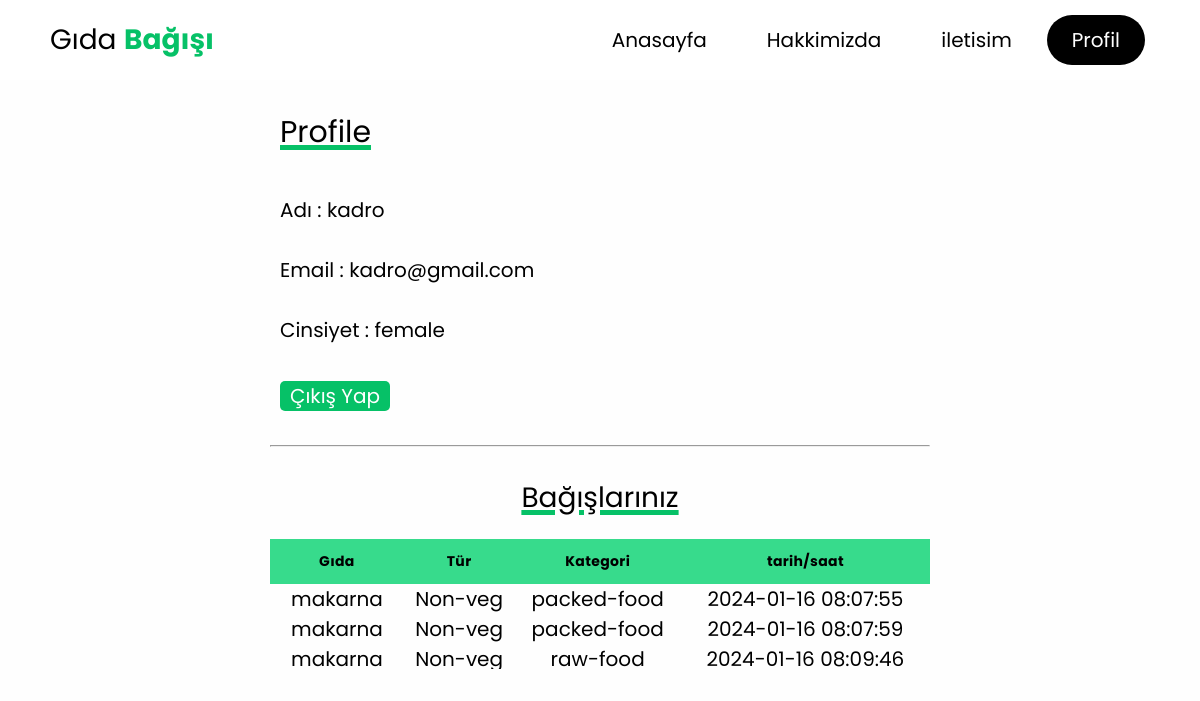
The page /profile.php (signed in) on the database its author committed.
### tables this page shows
CREATE TABLE `gida_bagislari` (
  `Fid` int(11) NOT NULL,
  `name` varchar(50) NOT NULL,
  `email` varchar(60) NOT NULL,
  `food` varchar(50) NOT NULL,
  `type` text NOT NULL,
  `category` text NOT NULL,
  `quantity` text NOT NULL,
  `date` datetime DEFAULT current_timestamp(),
  `address` text NOT NULL,
  `location` varchar(50) NOT NULL,
  `phoneno` varchar(25) NOT NULL,
  `assigned_to` int(11) DEFAULT NULL,
  `delivery_by` int(11) DEFAULT NULL
);

### profile.php (the view, shortened to what this page needs)
<?php
include("login.php");
?>
<!DOCTYPE html>
<head>
    <link rel="stylesheet" href="home.css">
    <link rel="stylesheet" href="profile.css">
    <link rel="stylesheet" href="https://cdnjs.cloudflare.com/ajax/libs/font-awesome/4.7.0/css/font-awesome.min.css">
</head>
<body>
<header>
        <div class="logo">Gıda <b style="color: #06C167;">Bağışı</b></div>
        <nav class="nav-bar">
            <ul>
                <li><a href="home.html">Anasayfa</a></li>
                <li><a href="about.html" >Hakkimizda</a></li>
                <li><a href="contact.html"  >iletisim</a></li>
                <li><a href="profile.php"  class="active">Profil</a></li>
            </ul>
        </nav>
    </header>
    <div class="profile">
        <div class="profilebox" style="">
            <p class="headingline" style="text-align: left;font-size:30px;"> <img src="" alt="" style="width:40px; height:  height: 25px;; padding-right: 10px; position: relative;" >Profile</p>
              <br>
              <div class="info" style="padding-left:10px;">
              <p style="">Adı : <?php echo"". $_SESSION['name'] ;?> </p><br>
              <p style="">Email : <?php echo"". $_SESSION['email'];?> </p><br>
              <p style="">Cinsiyet : <?php echo"". $_SESSION['gender'] ;?> </p><br>
              <a href="logout.php" style="float: left;margin-top: 6px ;border-radius:5px; background-color: #06C167; color: white;padding: ;padding-left: 10px;padding-right: 10px;">Çıkış Yap</a>
              </div>
              <br>
              <br>
         <hr>
         <br>
         <p class="heading">Bağışlarınız</p>
   <div class="table-container">
         <div class="table-wrapper">
        <table class="table">
        <thead>
        <tr>
            <th>Gıda</th>
            <th>Tür</th>
            <th>Kategori</th>
            <th>tarih/saat</th>
        </tr>
        </thead>
       <tbody>
         <?php
        $email=$_SESSION['email'];
        $query="select * from gida_bagislari where email='$email'";
        $result=mysqli_query($connection, $query);
        if($result==true){
            while($row=mysqli_fetch_assoc($result)){
                echo "<tr><td>".$row['food']."</td><td>".$row['type']."</td><td>".$row['category']."</td><td>".$row['date']."</td></tr>";
             }
          }
       ?>
        </tbody>
    </table>
         </div>
   </div>
        </div>
    </div>
</body>
</html>

### home.css (style rules this page uses)
* { margin: 0; padding: 0; list-style: none; text-decoration: none; box-sizing: border-box; font-family: 'Poppins', sans-serif; }
body { background-color: #fefefe; }
header { width: 100%; height: 80px; background-color: var(--navcolor); display: flex; justify-content: space-between; align-items: center; padding: 0 100px; }
.logo { font-size: 28px; color:var(--navfont); }
.nav-bar ul { display: flex; }
.nav-bar ul li a { display: block; color: var(--navfont); font-size: 20px ; padding:10px 25px; border-radius: 50px; transition: 0.2s; margin: 0 5px; }
.nav-bar ul li a.active { color:var(--navcolor); background-color: var(--navfont); }
@media only screen and (max-width:1320px) { header { padding:0 50px; } }
.heading { font-size: 28px; text-align: center; align-items: center; text-decoration: underline 5px; text-decoration-color: #06C167; }

### profile.css (style rules this page uses)
.profilebox { padding-top: 8rem; text-align: center; width: 700px; height: 900px; margin: 20px auto ; color:black; padding: 10px 20px 20px 20px; font-size: 20px; }
.info { text-align: left; padding: 10px; }
.table-container { padding: 0 ; margin: 20px auto 10px; box-shadow: ; }
.table { width: 100%; border-collapse:separate; border-spacing: 0px; }
th { position:sticky; top:0px; background-color: #37db8c; }
.table-wrapper { max-height: 130px; overflow-y: scroll; }
.table thead tr th { font-size: 14px; font-weight: medium; letter-spacing: 0.35px; opacity: 1; padding: 12px; vertical-align: top; }
.headingline { font-size: 28px; text-align: center; align-items: center; text-decoration: underline 5px; text-decoration-color: #06C167; }

### rows shown on the page
gida_bagislari: food "makarna", type "Non-veg", category "packed-food", date "2024-01-16 08:07:55"
gida_bagislari: food "makarna", type "Non-veg", category "packed-food", date "2024-01-16 08:07:59"
gida_bagislari: food "makarna", type "Non-veg", category "raw-food", date "2024-01-16 08:09:46"

### other values the page prints
$_SESSION['name'] "kadro"
$_SESSION['email'] "kadro@gmail.com"
$_SESSION['gender'] "female"
